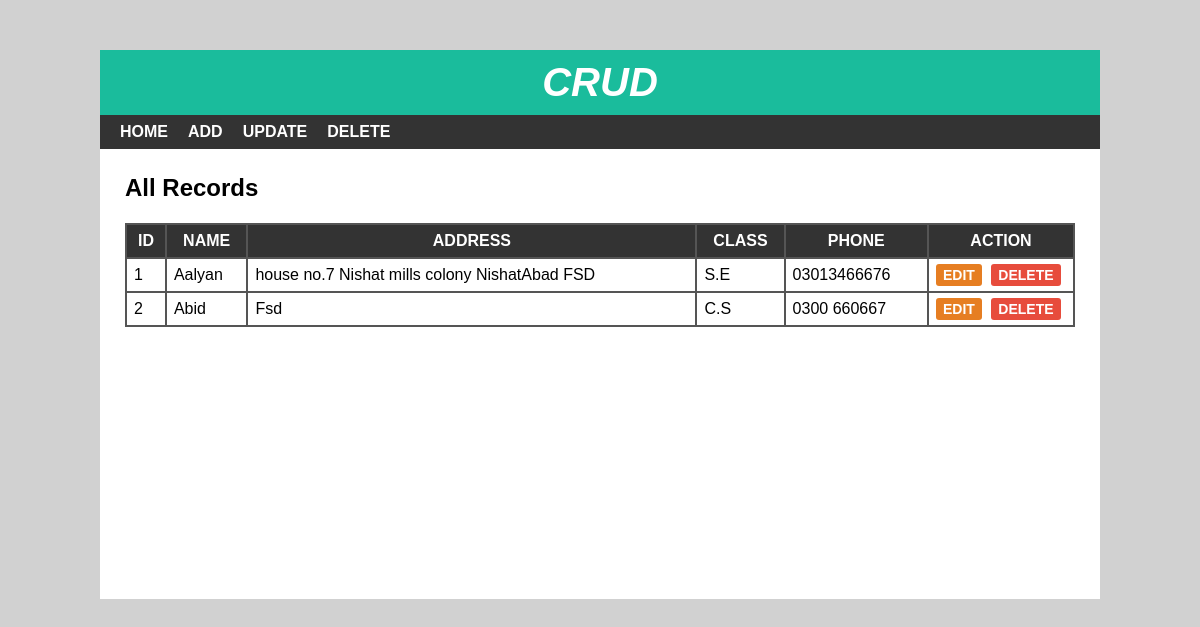
Before: / with the older database file.
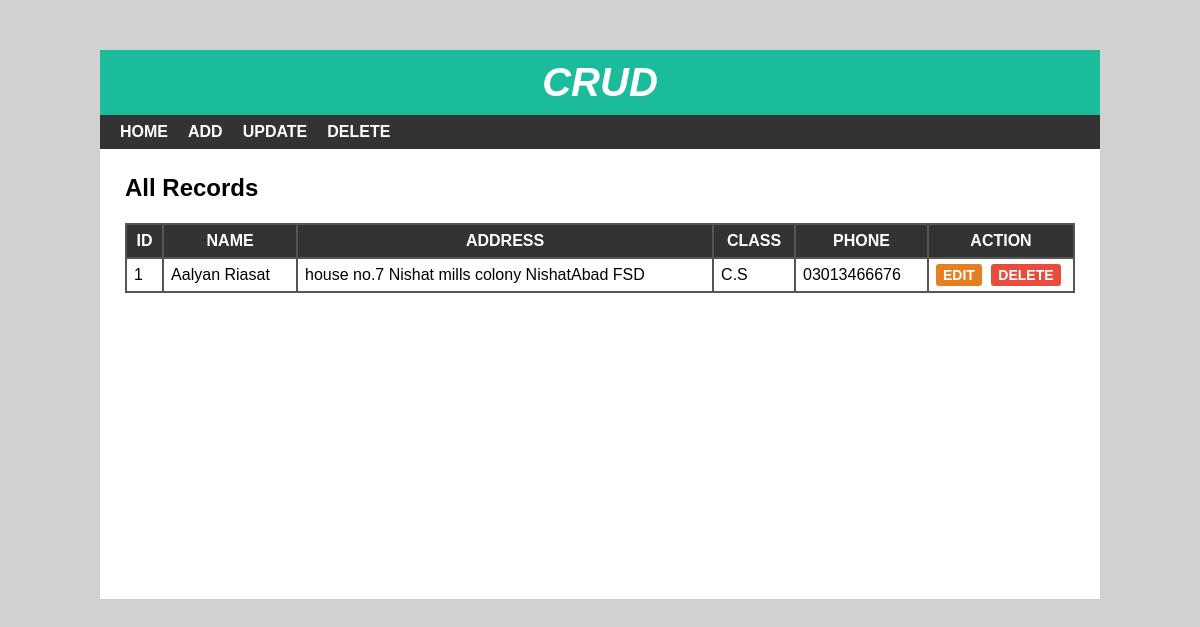
After: the same page with the newer database file.
### tables this page shows
CREATE TABLE `student` (
  `sid` int(10) NOT NULL,
  `sname` varchar(30) NOT NULL,
  `sadress` varchar(100) NOT NULL,
  `sclass` int(10) NOT NULL,
  `sphone` varchar(11) NOT NULL
);

CREATE TABLE `studentclass` (
  `cid` int(11) NOT NULL,
  `cname` varchar(15) NOT NULL
);

### index.php (the view, shortened to what this page needs)
<?php
include 'header.php';
?>
<div id="main-content">
    <h2>All Records</h2>
    <?php
include 'config.php';
$sql = "SELECT * FROM student JOIN studentclass WHERE student.sclass=studentclass.cid";
  $result = mysqli_query($conn, $sql) or die("Query unsuccessful");
if(mysqli_num_rows($result)>0) {
    ?>
    <table cellpadding="7px">
        <thead>
        <th>Id</th>
        <th>Name</th>
        <th>Address</th>
        <th>Class</th>
        <th>Phone</th>
        <th>Action</th>
        </thead>
        <tbody>
<?php
while ($row = mysqli_fetch_assoc($result)) {
?>
            <tr>
                <td><?php echo $row['sid']; ?></td>
                <td><?php echo $row['sname']; ?></td>
                <td><?php echo $row['sadress']; ?></td>
                <td><?php echo $row['cname']; ?></td>
                <td><?php echo $row['sphone']; ?></td>
                <td>
                    <a href='edit.php?id=<?php echo $row['sid']; ?>'>Edit</a>
                    <a href='delete-inline.php?id=<?php echo $row['sid']; ?>'>Delete</a>
                </td>
            </tr>
            <?php    }      ?>
        </tbody>
    </table>
<?php   }
else {
    echo "No records found";
}
?>
</div>
</div>
</body>
</html>

### header.php (shortened to what this page needs)
<!DOCTYPE html>
<html lang="en">
<head>
  <link rel="stylesheet" href="css/style.css">
</head>
<body>
    <div id="wrapper">
        <div id="header">
            <h1>Crud</h1>
        </div>
        <div id="menu">
            <ul>
                <li>
                    <a href="index.php">Home</a>
                </li>
                <li>
                    <a href="add.php">Add</a>
                </li>
                <li>
                    <a href="update.php">Update</a>
                </li>
                <li>
                    <a href="delete.php">Delete</a>
                </li>
            </ul>
        </div>

### css/style.css (style rules this page uses)
body { font:16px arial; margin: 0; padding: 0; background: #d1d1d1; }
#wrapper { width: 1000px; margin: 50px auto 0; background-color: #fff; }
#header { text-align: center; background-color: #1abc9c; padding: 10px; }
#header h1 { color: #fff; font-size: 40px; font-style: italic; font-weight: 700; text-transform: uppercase; margin: 0; }
#menu { background-color: #333; }
#menu ul { font-size: 0; padding: 0 10px; margin: 0; list-style: none; }
#menu ul li { display: inline-block; }
#menu ul li a { color: #fff; font-size: 16px; font-weight: 600; padding: 8px 10px; display: block; text-decoration: none; text-transform: uppercase; transition: all 0.3s ease; }
#main-content { padding: 25px; min-height: 400px; }
#main-content h2 { margin: 0 0 10px; text-transform: capitalize; }
#main-content table { width: 100%; background-color: #555; margin: 0 0 20px; }
#main-content table th { color: #fff; background-color: #333; text-transform: uppercase; }
#main-content table th:last-child { width: 130px; }
#main-content table td { background-color: #fff; }
#main-content table td a { font-size: 14px; font-weight: 600; text-transform: uppercase; padding: 3px 7px; color: #fff; background-color: #e67e22; text-decoration: none; border-radius: 3px; }
#main-content table td a:nth-child(2) { background-color: #e74c3c; margin: 0 0 0 5px; }

Changed rows visible on the page:
removed student: sid "2", sname "Abid", sadress "Fsd", studentclass.cname "C.S", sphone "0300 660667"
changed student "house no.7 Nishat mills colony NishatAbad FSD": sname "Aalyan" → "Aalyan Riasat"; studentclass.cname "S.E" → "C.S"
